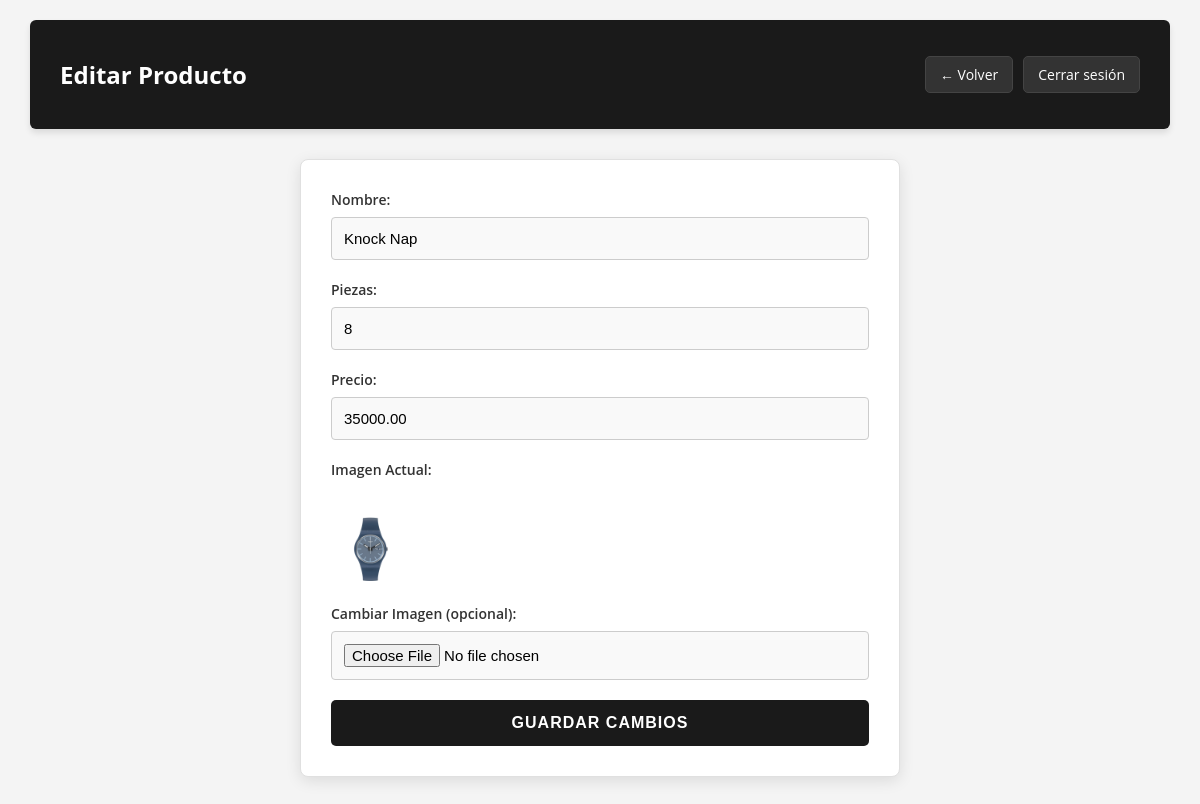
The page /LOGINREGISTER/editar_producto.php?id=3 (signed in) on the database its author committed.
### tables this page shows
CREATE TABLE `productos` (
  `id` int(11) NOT NULL,
  `nombre` varchar(100) DEFAULT NULL,
  `piezas` int(11) DEFAULT NULL,
  `precio` decimal(10,2) DEFAULT NULL,
  `imagen` varchar(255) DEFAULT NULL
);

### LOGINREGISTER/editar_producto.php (the view, shortened to what this page needs)
<?php
include 'php/conexion_be.php';
$id = $_GET['id'] ?? null;
$query = "SELECT * FROM productos WHERE id = '$id'";
$resultado = mysqli_query($conexion, $query);
$producto = mysqli_fetch_assoc($resultado);
?>
<!DOCTYPE html>
<html lang="es">
<head>
    <link rel="stylesheet" href="assets/css/admin.css">
</head>
<body>
<div class="admin-topbar">
    <h2>Editar Producto</h2>
    <div class="topbar-botones">
        <a href="admin.php" class="btn-volver">← Volver</a>
        <a href="php/cerrar_sesion.php" class="btn-cerrar">Cerrar sesión</a>
    </div>
</div>
<div class="form-container">
    <form method="POST" action="php/actualizar_producto.php" enctype="multipart/form-data">
        <label>Nombre:</label>
        <input type="text" name="nombre" value="<?php echo $producto['nombre']; ?>" required>
        <label>Piezas:</label>
        <input type="number" name="piezas" value="<?php echo $producto['piezas']; ?>" required>
        <label>Precio:</label>
        <input type="text" name="precio" value="<?php echo $producto['precio']; ?>" required>
        <label>Imagen Actual:</label><br>
        <img src="assets/imagenes/<?php echo $producto['imagen']; ?>" width="80" style="margin-bottom: 10px; border-radius: 5px;">
        <label>Cambiar Imagen (opcional):</label>
        <input type="file" name="imagen">
        <button type="submit">Guardar Cambios</button>
    </form>
</div>
</body>
</html>

### LOGINREGISTER/assets/css/admin.css (style rules this page uses)
* { box-sizing: border-box; }
body { background-color: #f4f4f4; font-family: 'Open Sans', sans-serif; margin: 0; }
.admin-header-box, .admin-topbar { background: #1a1a1a; color: white; padding: 18px 30px; display: flex; justify-content: space-between; align-items: center; margin: 20px auto; width: 95%; border-radius: 6px; box-shadow: 0 4px 6px rgba(0,0,0,0.1); }
.topbar-botones { display: flex; gap: 10px; }
.btn-editar, .btn-eliminar, .btn-cerrar, .btn-volver, .btn-regresar-admin { padding: 8px 14px; text-decoration: none; border-radius: 5px; font-size: 14px; cursor: pointer; transition: 0.3s; display: inline-block; border: none; }
.btn-cerrar, .btn-volver, .btn-regresar-admin { background: #333333; color: white; border: 1px solid #444; }
.form-container { width: 95%; max-width: 600px; margin: 30px auto; background: #ffffff; padding: 30px; border-radius: 8px; box-shadow: 0 4px 15px rgba(0, 0, 0, 0.1); border: 1px solid #e0e0e0; }
.form-container label { display: block; font-weight: 600; margin-bottom: 8px; color: #333; font-size: 14px; }
.form-container input[type="text"], .form-container input[type="number"], .form-container input[type="file"] { width: 100%; padding: 12px; margin-bottom: 20px; border: 1px solid #ccc; border-radius: 4px; background: #f9f9f9; font-size: 15px; transition: 0.3s; }
.form-container button[type="submit"] { width: 100%; background: #1a1a1a; color: white; padding: 14px; border: none; border-radius: 5px; font-size: 16px; font-weight: bold; cursor: pointer; transition: 0.3s; text-transform: uppercase; letter-spacing: 1px; }

### rows shown on the page
productos: nombre "Knock Nap", piezas "8", precio "35000.00", imagen (picture)
